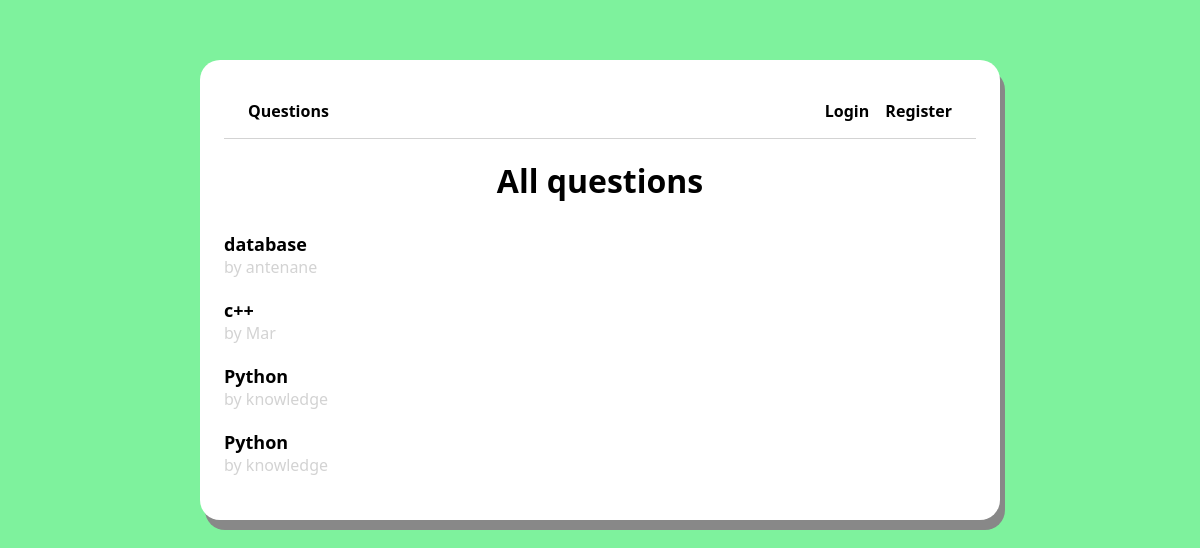
Page /homepage/ on the committed database.
### knowledge_portal/models.py (models this page shows, shortened)
class Question(models.Model):
    author = models.ForeignKey(User, null=False, on_delete=models.CASCADE)
    title = models.CharField(max_length=200, null=False)
    body = models.TextField(null=False)
    created_at = models.DateTimeField(auto_now_add=True)
    updated_at = models.DateTimeField(auto_now=True)

### knowledge_portal/views.py (the view)
# urls.py: path('homepage/', views.homePage, name='homepage'),
def homePage(request):
    questions = Question.objects.all().order_by('-created_at')
    context = {
        'questions': questions
    }
    return render(request, 'knowledge_portal/homepage.html', context)

### knowledge_portal/templates/Knowledge_portal/homepage.html
{% extends 'knowledge_portal/page.html' %}
{% block content %}
<div class="page">
<h1 class="title">All questions</h1>
{% for question in questions %}
<div class="question-list-item">
  <a href="{% url 'question' question.id %}">
    <p class="question-list-item-title">
      {{question.title}}
    </p>
    <p class="question-list-item-author">
      by {{question.author.username}}
    </p>
  </a>
</div>
{% endfor %}
</div>
{% endblock %}

### rows in the picture
Question: title "database", author.username "antenane"
Question: title "c++", author.username "Mar"
Question: title "Python", author.username "knowledge"
Question: title "Python", author.username "knowledge"
